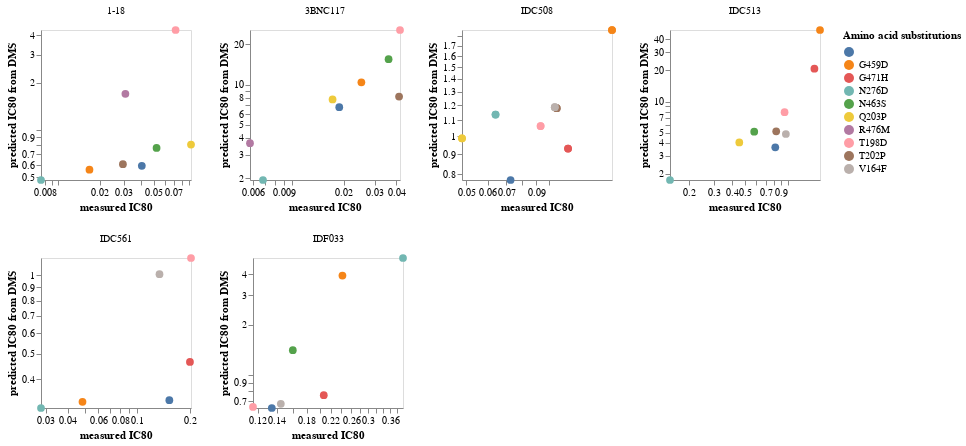

Notebook code cell kept with this figure:
### Markdown cell above
Now, plot the results. We will plot the **median** across the replicate polyclonal fits to different deep mutational scanning replicates. This is an interactive plot that you can mouse over for details:

### Code cell
plot_data = validation_vs_prediction.query("frac_models>=.5").query('antibody!="PGT151"')
plot_data = plot_data[~plot_data['aa_substitutions'].str.contains(" ")]
plot_data['measured IC80'] = plot_data['measured IC80'].astype(float)
corr_chart = (
    alt.Chart(plot_data)
    .encode(
        x=alt.X("measured IC80", scale=alt.Scale(type="log", nice=False)),
        y=alt.Y(
            "median_IC80",
            title="predicted IC80 from DMS",
            scale=alt.Scale(type="log", nice=False),
        ),
        facet=alt.Facet("antibody", columns=4, title=None),
        color=alt.Color("aa_substitutions", 
                        title="Amino acid substitutions", 
                        scale=alt.Scale(scheme="tableau10")),
        tooltip=[
            alt.Tooltip(c, format=".3g") if validation_vs_prediction[c].dtype == float
            else c
            for c in validation_vs_prediction.columns.tolist()
        ],
    )
    .mark_circle(filled=True, size=60, opacity=1)
    .configure_axis(grid=False)
    .resolve_scale(y="independent", x="independent")
    .properties(width=150, height=150)
)

corr_chart

### Figure 1 — Vega-Lite specification as saved in the notebook (floating-point values rounded to 4 significant figures)
{"config": {"view": {"continuousWidth": 300, "continuousHeight": 300}, "axis": {"grid": false}}, "data": {"name": "data-996b8ad13ca3e3103e10bb6906d4f676"}, "mark": {"type": "circle", "filled": true, "opacity": 1, "size": 60}, "encoding": {"color": {"field": "aa_substitutions", "scale": {"scheme": "tableau10"}, "title": "Amino acid substitutions", "type": "nominal"}, "facet": {"columns": 4, "field": "antibody", "title": null, "type": "nominal"}, "tooltip": [{"field": "antibody", "type": "nominal"}, {"field": "aa_substitutions", "type": "nominal"}, {"field": "max % neutralization", "type": "quantitative"}, {"field": "measured IC50", "format": ".3g", "type": "quantitative"}, {"field": "MAP_fold_enrichment", "type": "nominal"}, {"field": "measured IC90", "type": "nominal"}, {"field": "measured IC80", "type": "quantitative"}, {"field": "mean_IC50", "format": ".3g", "type": "quantitative"}, {"field": "median_IC50", "format": ".3g", "type": "quantitative"}, {"field": "std_IC50", "format": ".3g", "type": "quantitative"}, {"field": "frac_models", "format": ".3g", "type": "quantitative"}, {"field": "mean_IC80", "format": ".3g", "type": "quantitative"}, {"field": "median_IC80", "format": ".3g", "type": "quantitative"}, {"field": "std_IC80", "format": ".3g", "type": "quantitative"}, {"field": "n_models", "type": "quantitative"}, {"field": "times_seen", "format": ".3g", "type": "quantitative"}], "x": {"field": "measured IC80", "scale": {"nice": false, "type": "log"}, "type": "quantitative"}, "y": {"field": "median_IC80", "scale": {"nice": false, "type": "log"}, "title": "predicted IC80 from DMS", "type": "quantitative"}}, "height": 150, "resolve": {"scale": {"x": "independent", "y": "independent"}}, "width": 150, "$schema": "https://vega.github.io/schema/vega-lite/v5.2.0.json", "datasets": {"data-996b8ad13ca3e3103e10bb6906d4f676": [{"antibody": "1-18", "aa_substitutions": "", "max % neutralization": 100, "measured IC50": 0.01208, "MAP_fold_enrichment": "", "measured IC90": "0.082944", "measured IC80": 0.04074, "mean_IC50": 0.1443, "median_IC50": 0.1482, "std_IC50": 0.04431, "frac_models": 1.0, "mean_IC80": 0.577, "median_IC80": 0.5929, "std_IC80": 0.1772, "n_models": 3, "times_seen": null}, {"antibody": "1-18", "aa_substitutions": "G459D", "max % neutralization": 100, "measured IC50": 0.004669, "MAP_fold_enrichment": "", "measured IC90": "0.035790", "measured IC80": 0.01688, "mean_IC50": 0.1356, "median_IC50": 0.1402, "std_IC50": 0.03785, "frac_models": 1.0, "mean_IC80": 0.5425, "median_IC80": 0.5609, "std_IC80": 0.1514, "n_models": 3, "times_seen": 7.333}, {"antibody": "1-18", "aa_substitutions": "N276D", "max % neutralization": 100, "measured IC50": 0.005727, "MAP_fold_enrichment": "", "measured IC90": "0.014183", "measured IC80": 0.007466, "mean_IC50": 0.1217, "median_IC50": 0.1205, "std_IC50": 0.0293, "frac_models": 1.0, "mean_IC80": 0.4867, "median_IC80": 0.482, "std_IC80": 0.1172, "n_models": 3, "times_seen": 5.667}, {"antibody": "1-18", "aa_substitutions": "N463S", "max % neutralization": 100, "measured IC50": 0.01814, "MAP_fold_enrichment": "", "measured IC90": "0.096897", "measured IC80": 0.05221, "mean_IC50": 0.171, "median_IC50": 0.1926, "std_IC50": 0.06364, "frac_models": 1.0, "mean_IC80": 0.684, "median_IC80": 0.7703, "std_IC80": 0.2546, "n_models": 3, "times_seen": 3.667}, {"antibody": "1-18", "aa_substitutions": "Q203P", "max % neutralization": 100, "measured IC50": 0.02114, "MAP_fold_enrichment": "", "measured IC90": "0.222059", "measured IC80": 0.09322, "mean_IC50": 0.4809, "median_IC50": 0.2021, "std_IC50": 0.5021, "frac_models": 1.0, "mean_IC80": 1.924, "median_IC80": 0.8085, "std_IC80": 2.008, "n_models": 3, "times_seen": 2.667}, {"antibody": "1-18", "aa_substitutions": "R476M", "max % neutralization": 100, "measured IC50": 0.01004, "MAP_fold_enrichment": "", "measured IC90": "0.059656", "measured IC80": 0.0309, "mean_IC50": 0.4807, "median_IC50": 0.4246, "std_IC50": 0.1004, "frac_models": 1.0, "mean_IC80": 1.923, "median_IC80": 1.698, "std_IC80": 0.4017, "n_models": 3, "times_seen": 9.667}, {"antibody": "1-18", "aa_substitutions": "T198D", "max % neutralization": 100, "measured IC50": 0.03133, "MAP_fold_enrichment": "", "measured IC90": "0.116931", "measured IC80": 0.07192, "mean_IC50": 1.181, "median_IC50": 1.08, "std_IC50": 0.6292, "frac_models": 1.0, "mean_IC80": 4.722, "median_IC80": 4.32, "std_IC80": 2.517, "n_models": 3, "times_seen": 8.0}, {"antibody": "1-18", "aa_substitutions": "T202P", "max % neutralization": 100, "measured IC50": 0.009627, "MAP_fold_enrichment": "", "measured IC90": "0.057201", "measured IC80": 0.02963, "mean_IC50": 0.1488, "median_IC50": 0.1519, "std_IC50": 0.04038, "frac_models": 1.0, "mean_IC80": 0.5953, "median_IC80": 0.6075, "std_IC80": 0.1615, "n_models": 3, "times_seen": 9.667}, {"antibody": "3BNC117", "aa_substitutions": "", "max % neutralization": 100, "measured IC50": 0.008877, "MAP_fold_enrichment": "", "measured IC90": "0.029162", "measured IC80": 0.0188, "mean_IC50": 1.486, "median_IC50": 1.695, "std_IC50": 1.34, "frac_models": 1.0, "mean_IC80": 5.945, "median_IC80": 6.778, "std_IC80": 5.359, "n_models": 3, "times_seen": null}, {"antibody": "3BNC117", "aa_substitutions": "G459D", "max % neutralization": 100, "measured IC50": 0.009945, "MAP_fold_enrichment": "", "measured IC90": "0.043379", "measured IC80": 0.02519, "mean_IC50": 2.145, "median_IC50": 2.6, "std_IC50": 1.904, "frac_models": 1.0, "mean_IC80": 8.579, "median_IC80": 10.4, "std_IC80": 7.615, "n_models": 3, "times_seen": 8.333}, {"antibody": "3BNC117", "aa_substitutions": "N276D", "max % neutralization": 100, "measured IC50": 0.006859, "MAP_fold_enrichment": "", "measured IC90": "0.007023", "measured IC80": 0.006859, "mean_IC50": 0.3959, "median_IC50": 0.4853, "std_IC50": 0.3068, "frac_models": 1.0, "mean_IC80": 1.583, "median_IC80": 1.941, "std_IC80": 1.227, "n_models": 3, "times_seen": 7.0}, {"antibody": "3BNC117", "aa_substitutions": "N463S", "max % neutralization": 100, "measured IC50": 0.01434, "MAP_fold_enrichment": "", "measured IC90": "0.061920", "measured IC80": 0.03609, "mean_IC50": 2.749, "median_IC50": 3.869, "std_IC50": 2.345, "frac_models": 1.0, "mean_IC80": 11.0, "median_IC80": 15.48, "std_IC80": 9.379, "n_models": 3, "times_seen": 3.667}, {"antibody": "3BNC117", "aa_substitutions": "Q203P", "max % neutralization": 100, "measured IC50": 0.004815, "MAP_fold_enrichment": "", "measured IC90": "0.036248", "measured IC80": 0.01721, "mean_IC50": 1.591, "median_IC50": 1.939, "std_IC50": 1.395, "frac_models": 1.0, "mean_IC80": 6.364, "median_IC80": 7.757, "std_IC80": 5.58, "n_models": 3, "times_seen": 4.0}, {"antibody": "3BNC117", "aa_substitutions": "R476M", "max % neutralization": 100, "measured IC50": 0.002286, "MAP_fold_enrichment": "", "measured IC90": "0.010977", "measured IC80": 0.005776, "mean_IC50": 1.081, "median_IC50": 0.9131, "std_IC50": 1.119, "frac_models": 1.0, "mean_IC80": 4.322, "median_IC80": 3.652, "std_IC80": 4.477, "n_models": 3, "times_seen": 9.667}, {"antibody": "3BNC117", "aa_substitutions": "T198D", "max % neutralization": 100, "measured IC50": 0.01486, "MAP_fold_enrichment": "", "measured IC90": "0.077048", "measured IC80": 0.04197, "mean_IC50": 4.852, "median_IC50": 6.389, "std_IC50": 4.244, "frac_models": 1.0, "mean_IC80": 19.41, "median_IC80": 25.55, "std_IC80": 16.98, "n_models": 3, "times_seen": 7.333}, {"antibody": "3BNC117", "aa_substitutions": "T202P", "max % neutralization": 100, "measured IC50": 0.0118, "MAP_fold_enrichment": "", "measured IC90": "0.086449", "measured IC80": 0.04145, "mean_IC50": 1.943, "median_IC50": 2.037, "std_IC50": 1.844, "frac_models": 1.0, "mean_IC80": 7.773, "median_IC80": 8.147, "std_IC80": 7.374, "n_models": 3, "times_seen": 10.33}, {"antibody": "IDC508", "aa_substitutions": "", "max % neutralization": 100, "measured IC50": 0.02758, "MAP_fold_enrichment": "", "measured IC90": "0.128032", "measured IC80": 0.07265, "mean_IC50": 0.2592, "median_IC50": 0.2592, "std_IC50": 0.07474, "frac_models": 1.0, "mean_IC80": 0.7736, "median_IC80": 0.7736, "std_IC80": 0.223, "n_models": 2, "times_seen": null}, {"antibody": "IDC508", "aa_substitutions": "G459D", "max % neutralization": 100, "measured IC50": 0.07189, "MAP_fold_enrichment": "", "measured IC90": "0.282387", "measured IC80": 0.1704, "mean_IC50": 0.5501, "median_IC50": 0.5501, "std_IC50": 0.1925, "frac_models": 1.0, "mean_IC80": 1.867, "median_IC80": 1.867, "std_IC80": 0.6908, "n_models": 2, "times_seen": 8.5}, {"antibody": "IDC508", "aa_substitutions": "G459D", "max % neutralization": 100, "measured IC50": 0.07189, "MAP_fold_enrichment": "", "measured IC90": "0.282387", "measured IC80": 0.1704, "mean_IC50": 0.5501, "median_IC50": 0.5501, "std_IC50": 0.1925, "frac_models": 1.0, "mean_IC80": 1.867, "median_IC80": 1.867, "std_IC80": 0.6908, "n_models": 2, "times_seen": 8.5}, {"antibody": "IDC508", "aa_substitutions": "G471H", "max % neutralization": 100, "measured IC50": 0.03993, "MAP_fold_enrichment": "", "measured IC90": "0.221738", "measured IC80": 0.1178, "mean_IC50": 0.3109, "median_IC50": 0.3109, "std_IC50": 0.09973, "frac_models": 1.0, "mean_IC80": 0.9305, "median_IC80": 0.9305, "std_IC80": 0.2983, "n_models": 2, "times_seen": 8.0}, {"antibody": "IDC508", "aa_substitutions": "G471H", "max % neutralization": 100, "measured IC50": 0.03993, "MAP_fold_enrichment": "", "measured IC90": "0.221738", "measured IC80": 0.1178, "mean_IC50": 0.3109, "median_IC50": 0.3109, "std_IC50": 0.09973, "frac_models": 1.0, "mean_IC80": 0.9305, "median_IC80": 0.9305, "std_IC80": 0.2983, "n_models": 2, "times_seen": 8.0}, {"antibody": "IDC508", "aa_substitutions": "N276D", "max % neutralization": 100, "measured IC50": 0.01679, "MAP_fold_enrichment": "", "measured IC90": "0.140093", "measured IC80": 0.06403, "mean_IC50": 0.3741, "median_IC50": 0.3741, "std_IC50": 0.1239, "frac_models": 1.0, "mean_IC80": 1.136, "median_IC80": 1.136, "std_IC80": 0.3765, "n_models": 2, "times_seen": 6.0}, {"antibody": "IDC508", "aa_substitutions": "N276D", "max % neutralization": 100, "measured IC50": 0.01679, "MAP_fold_enrichment": "", "measured IC90": "0.140093", "measured IC80": 0.06403, "mean_IC50": 0.3741, "median_IC50": 0.3741, "std_IC50": 0.1239, "frac_models": 1.0, "mean_IC80": 1.136, "median_IC80": 1.136, "std_IC80": 0.3765, "n_models": 2, "times_seen": 6.0}, {"antibody": "IDC508", "aa_substitutions": "Q203P", "max % neutralization": 100, "measured IC50": 0.01587, "MAP_fold_enrichment": "", "measured IC90": "0.092614", "measured IC80": 0.04829, "mean_IC50": 0.3283, "median_IC50": 0.3283, "std_IC50": 0.05326, "frac_models": 1.0, "mean_IC80": 0.9882, "median_IC80": 0.9882, "std_IC80": 0.1527, "n_models": 2, "times_seen": 3.5}, {"antibody": "IDC508", "aa_substitutions": "Q203P", "max % neutralization": 100, "measured IC50": 0.01587, "MAP_fold_enrichment": "", "measured IC90": "0.092614", "measured IC80": 0.04829, "mean_IC50": 0.3283, "median_IC50": 0.3283, "std_IC50": 0.05326, "frac_models": 1.0, "mean_IC80": 0.9882, "median_IC80": 0.9882, "std_IC80": 0.1527, "n_models": 2, "times_seen": 3.5}, {"antibody": "IDC508", "aa_substitutions": "T198D", "max % neutralization": 100, "measured IC50": 0.02576, "MAP_fold_enrichment": "", "measured IC90": "0.198820", "measured IC80": 0.09352, "mean_IC50": 0.3489, "median_IC50": 0.3489, "std_IC50": 0.1924, "frac_models": 1.0, "mean_IC80": 1.062, "median_IC80": 1.062, "std_IC80": 0.6036, "n_models": 2, "times_seen": 6.0}, {"antibody": "IDC508", "aa_substitutions": "T198D", "max % neutralization": 100, "measured IC50": 0.02576, "MAP_fold_enrichment": "", "measured IC90": "0.198820", "measured IC80": 0.09352, "mean_IC50": 0.3489, "median_IC50": 0.3489, "std_IC50": 0.1924, "frac_models": 1.0, "mean_IC80": 1.062, "median_IC80": 1.062, "std_IC80": 0.6036, "n_models": 2, "times_seen": 6.0}, {"antibody": "IDC508", "aa_substitutions": "T202P", "max % neutralization": 100, "measured IC50": 0.02895, "MAP_fold_enrichment": "", "measured IC90": "0.230193", "measured IC80": 0.1071, "mean_IC50": 0.383, "median_IC50": 0.383, "std_IC50": 0.01381, "frac_models": 1.0, "mean_IC80": 1.179, "median_IC80": 1.179, "std_IC80": 0.002195, "n_models": 2, "times_seen": 9.5}, {"antibody": "IDC508", "aa_substitutions": "T202P", "max % neutralization": 100, "measured IC50": 0.02895, "MAP_fold_enrichment": "", "measured IC90": "0.230193", "measured IC80": 0.1071, "mean_IC50": 0.383, "median_IC50": 0.383, "std_IC50": 0.01381, "frac_models": 1.0, "mean_IC80": 1.179, "median_IC80": 1.179, "std_IC80": 0.002195, "n_models": 2, "times_seen": 9.5}, {"antibody": "IDC508", "aa_substitutions": "V164F", "max % neutralization": 100, "measured IC50": 0.03326, "MAP_fold_enrichment": "", "measured IC90": "0.206739", "measured IC80": 0.1053, "mean_IC50": 0.3875, "median_IC50": 0.3875, "std_IC50": 0.1155, "frac_models": 1.0, "mean_IC80": 1.186, "median_IC80": 1.186, "std_IC80": 0.3629, "n_models": 2, "times_seen": 3.5}, {"antibody": "IDC508", "aa_substitutions": "V164F", "max % neutralization": 100, "measured IC50": 0.03326, "MAP_fold_enrichment": "", "measured IC90": "0.206739", "measured IC80": 0.1053, "mean_IC50": 0.3875, "median_IC50": 0.3875, "std_IC50": 0.1155, "frac_models": 1.0, "mean_IC80": 1.186, "median_IC80": 1.186, "std_IC80": 0.3629, "n_models": 2, "times_seen": 3.5}, {"antibody": "IDC513", "aa_substitutions": "", "max % neutralization": 100, "measured IC50": 0.3375, "MAP_fold_enrichment": "", "measured IC90": "1.368177", "measured IC80": 0.8162, "mean_IC50": 0.9039, "median_IC50": 0.9039, "std_IC50": 0.6299, "frac_models": 1.0, "mean_IC80": 3.616, "median_IC80": 3.616, "std_IC80": 2.519, "n_models": 2, "times_seen": null}, {"antibody": "IDC513", "aa_substitutions": "G459D", "max % neutralization": 100, "measured IC50": 0.552, "MAP_fold_enrichment": "", "measured IC90": "3.256033", "measured IC80": 1.691, "mean_IC50": 12.31, "median_IC50": 12.31, "std_IC50": 6.975, "frac_models": 1.0, "mean_IC80": 49.25, "median_IC80": 49.25, "std_IC80": 27.9, "n_models": 2, "times_seen": 8.0}, {"antibody": "IDC513", "aa_substitutions": "G471H", "max % neutralization": 100, "measured IC50": 0.8025, "MAP_fold_enrichment": "", "measured IC90": "2.264337", "measured IC80": 1.544, "mean_IC50": 5.199, "median_IC50": 5.199, "std_IC50": 5.135, "frac_models": 1.0, "mean_IC80": 20.8, "median_IC80": 20.8, "std_IC80": 20.54, "n_models": 2, "times_seen": 7.0}, {"antibody": "IDC513", "aa_substitutions": "N276D", "max % neutralization": 100, "measured IC50": 0.04667, "MAP_fold_enrichment": "", "measured IC90": "0.287156", "measured IC80": 0.1469, "mean_IC50": 0.4362, "median_IC50": 0.4362, "std_IC50": 0.1038, "frac_models": 1.0, "mean_IC80": 1.745, "median_IC80": 1.745, "std_IC80": 0.4151, "n_models": 2, "times_seen": 6.0}, {"antibody": "IDC513", "aa_substitutions": "N463S", "max % neutralization": 100, "measured IC50": 0.1869, "MAP_fold_enrichment": "", "measured IC90": "1.122398", "measured IC80": 0.5791, "mean_IC50": 1.278, "median_IC50": 1.278, "std_IC50": 1.138, "frac_models": 1.0, "mean_IC80": 5.112, "median_IC80": 5.112, "std_IC80": 4.554, "n_models": 2, "times_seen": 3.0}, {"antibody": "IDC513", "aa_substitutions": "Q203P", "max % neutralization": 100, "measured IC50": 0.08394, "MAP_fold_enrichment": "", "measured IC90": "1.219105", "measured IC80": 0.4541, "mean_IC50": 1.007, "median_IC50": 1.007, "std_IC50": 0.6901, "frac_models": 1.0, "mean_IC80": 4.029, "median_IC80": 4.029, "std_IC80": 2.76, "n_models": 2, "times_seen": 4.0}, {"antibody": "IDC513", "aa_substitutions": "T198D", "max % neutralization": 100, "measured IC50": 0.3087, "MAP_fold_enrichment": "", "measured IC90": "1.832622", "measured IC80": 0.9497, "mean_IC50": 1.976, "median_IC50": 1.976, "std_IC50": 2.058, "frac_models": 1.0, "mean_IC80": 7.906, "median_IC80": 7.906, "std_IC80": 8.234, "n_models": 2, "times_seen": 6.5}, {"antibody": "IDC513", "aa_substitutions": "T202P", "max % neutralization": 100, "measured IC50": 0.2498, "MAP_fold_enrichment": "", "measured IC90": "1.671103", "measured IC80": 0.8286, "mean_IC50": 1.29, "median_IC50": 1.29, "std_IC50": 0.9256, "frac_models": 1.0, "mean_IC80": 5.161, "median_IC80": 5.161, "std_IC80": 3.702, "n_models": 2, "times_seen": 8.5}, {"antibody": "IDC513", "aa_substitutions": "V164F", "max % neutralization": 100, "measured IC50": 0.3314, "MAP_fold_enrichment": "", "measured IC90": "1.817576", "measured IC80": 0.9698, "mean_IC50": 1.215, "median_IC50": 1.215, "std_IC50": 0.9289, "frac_models": 1.0, "mean_IC80": 4.86, "median_IC80": 4.86, "std_IC80": 3.715, "n_models": 2, "times_seen": 4.0}, {"antibody": "IDC561", "aa_substitutions": "", "max % neutralization": 100, "measured IC50": 0.04945, "MAP_fold_enrichment": "", "measured IC90": "0.296411", "measured IC80": 0.1531, "mean_IC50": 0.09157, "median_IC50": 0.08323, "std_IC50": 0.02016, "frac_models": 1.0, "mean_IC80": 0.3663, "median_IC80": 0.3329, "std_IC80": 0.08063, "n_models": 3, "times_seen": null}, {"antibody": "IDC561", "aa_substitutions": "G459D", "max % neutralization": 100, "measured IC50": 0.01311, "MAP_fold_enrichment": "", "measured IC90": "0.104547", "measured IC80": 0.04859, "mean_IC50": 0.08939, "median_IC50": 0.08205, "std_IC50": 0.01764, "frac_models": 1.0, "mean_IC80": 0.3576, "median_IC80": 0.3282, "std_IC80": 0.07058, "n_models": 3, "times_seen": 8.0}, {"antibody": "IDC561", "aa_substitutions": "G471H", "max % neutralization": 100, "measured IC50": 0.07362, "MAP_fold_enrichment": "", "measured IC90": "0.361579", "measured IC80": 0.201, "mean_IC50": 0.1299, "median_IC50": 0.1165, "std_IC50": 0.04458, "frac_models": 1.0, "mean_IC80": 0.5195, "median_IC80": 0.4661, "std_IC80": 0.1783, "n_models": 3, "times_seen": 7.667}, {"antibody": "IDC561", "aa_substitutions": "N276D", "max % neutralization": 100, "measured IC50": 0.009251, "MAP_fold_enrichment": "", "measured IC90": "0.053783", "measured IC80": 0.02809, "mean_IC50": 0.08536, "median_IC50": 0.07771, "std_IC50": 0.01581, "frac_models": 1.0, "mean_IC80": 0.3414, "median_IC80": 0.3108, "std_IC80": 0.06324, "n_models": 3, "times_seen": 5.667}, {"antibody": "IDC561", "aa_substitutions": "T198D", "max % neutralization": 100, "measured IC50": 0.07108, "MAP_fold_enrichment": "", "measured IC90": "0.377252", "measured IC80": 0.2038, "mean_IC50": 0.4747, "median_IC50": 0.2908, "std_IC50": 0.3498, "frac_models": 1.0, "mean_IC80": 1.899, "median_IC80": 1.163, "std_IC80": 1.399, "n_models": 3, "times_seen": 4.667}, {"antibody": "IDC561", "aa_substitutions": "V164F", "max % neutralization": 100, "measured IC50": 0.04078, "MAP_fold_enrichment": "", "measured IC90": "0.269964", "measured IC80": 0.1344, "mean_IC50": 0.273, "median_IC50": 0.2521, "std_IC50": 0.04094, "frac_models": 1.0, "mean_IC80": 1.092, "median_IC80": 1.008, "std_IC80": 0.1638, "n_models": 3, "times_seen": 4.0}, {"antibody": "IDF033", "aa_substitutions": "", "max % neutralization": 100, "measured IC50": 0.06021, "MAP_fold_enrichment": "", "measured IC90": "0.215510", "measured IC80": 0.1346, "mean_IC50": 0.1592, "median_IC50": 0.1592, "std_IC50": 0.03903, "frac_models": 1.0, "mean_IC80": 0.6368, "median_IC80": 0.6368, "std_IC80": 0.1561, "n_models": 2, "times_seen": null}, {"antibody": "IDF033", "aa_substitutions": "G459D", "max % neutralization": 100, "measured IC50": 0.08697, "MAP_fold_enrichment": "", "measured IC90": "0.440192", "measured IC80": 0.2419, "mean_IC50": 0.98, "median_IC50": 0.98, "std_IC50": 0.07181, "frac_models": 1.0, "mean_IC80": 3.92, "median_IC80": 3.92, "std_IC80": 0.2872, "n_models": 2, "times_seen": 8.5}, {"antibody": "IDF033", "aa_substitutions": "G471H", "max % neutralization": 100, "measured IC50": 0.06644, "MAP_fold_enrichment": "", "measured IC90": "0.403075", "measured IC80": 0.2072, "mean_IC50": 0.1898, "median_IC50": 0.1898, "std_IC50": 0.0721, "frac_models": 1.0, "mean_IC80": 0.7592, "median_IC80": 0.7592, "std_IC80": 0.2884, "n_models": 2, "times_seen": 8.0}, {"antibody": "IDF033", "aa_substitutions": "N276D", "max % neutralization": 100, "measured IC50": 0.1721, "MAP_fold_enrichment": "", "measured IC90": "0.655129", "measured IC80": 0.4, "mean_IC50": 1.248, "median_IC50": 1.248, "std_IC50": 0.2117, "frac_models": 1.0, "mean_IC80": 4.992, "median_IC80": 4.992, "std_IC80": 0.8468, "n_models": 2, "times_seen": 6.0}, {"antibody": "IDF033", "aa_substitutions": "N463S", "max % neutralization": 100, "measured IC50": 0.07595, "MAP_fold_enrichment": "", "measured IC90": "0.248057", "measured IC80": 0.1603, "mean_IC50": 0.3521, "median_IC50": 0.3521, "std_IC50": 0.2872, "frac_models": 1.0, "mean_IC80": 1.408, "median_IC80": 1.408, "std_IC80": 1.149, "n_models": 2, "times_seen": 3.0}, {"antibody": "IDF033", "aa_substitutions": "T198D", "max % neutralization": 100, "measured IC50": 0.03045, "MAP_fold_enrichment": "", "measured IC90": "0.250743", "measured IC80": 0.1152, "mean_IC50": 0.1615, "median_IC50": 0.1615, "std_IC50": 0.04429, "frac_models": 1.0, "mean_IC80": 0.646, "median_IC80": 0.646, "std_IC80": 0.1772, "n_models": 2, "times_seen": 6.0}, {"antibody": "IDF033", "aa_substitutions": "V164F", "max % neutralization": 100, "measured IC50": 0.0422, "MAP_fold_enrichment": "", "measured IC90": "0.298770", "measured IC80": 0.1451, "mean_IC50": 0.1685, "median_IC50": 0.1685, "std_IC50": 0.04287, "frac_models": 1.0, "mean_IC80": 0.674, "median_IC80": 0.674, "std_IC80": 0.1715, "n_models": 2, "times_seen": 3.5}]}}
